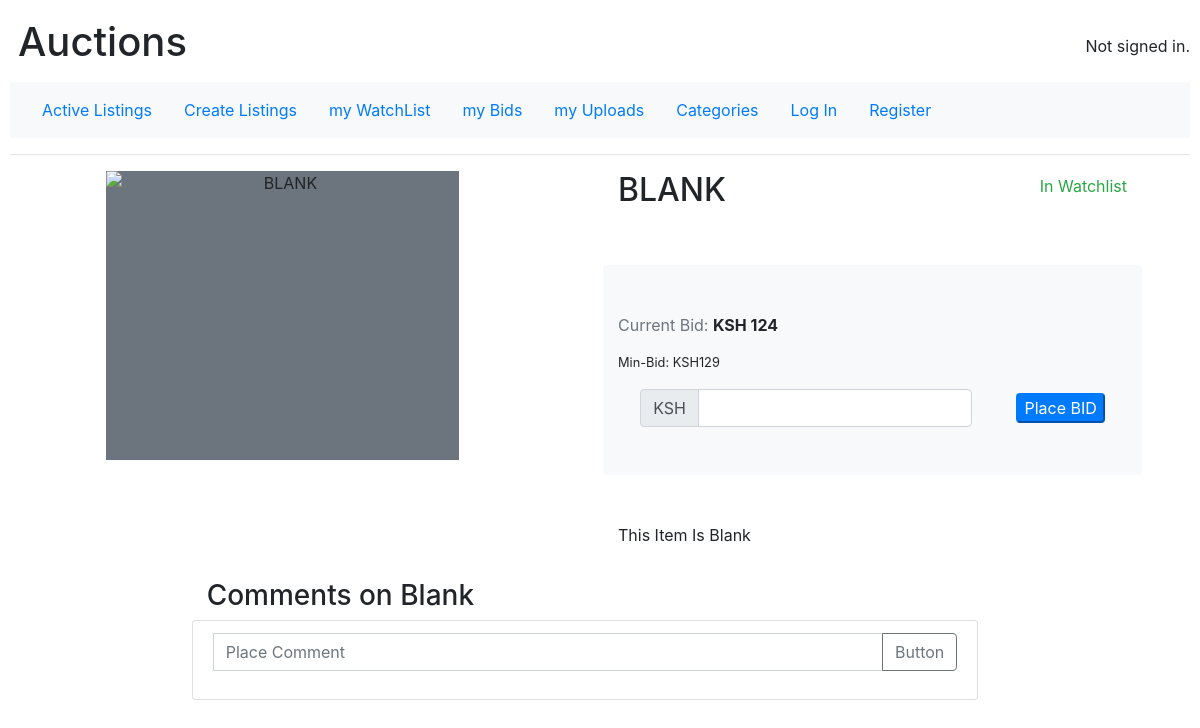
Before: /listing/2 with the older database file.
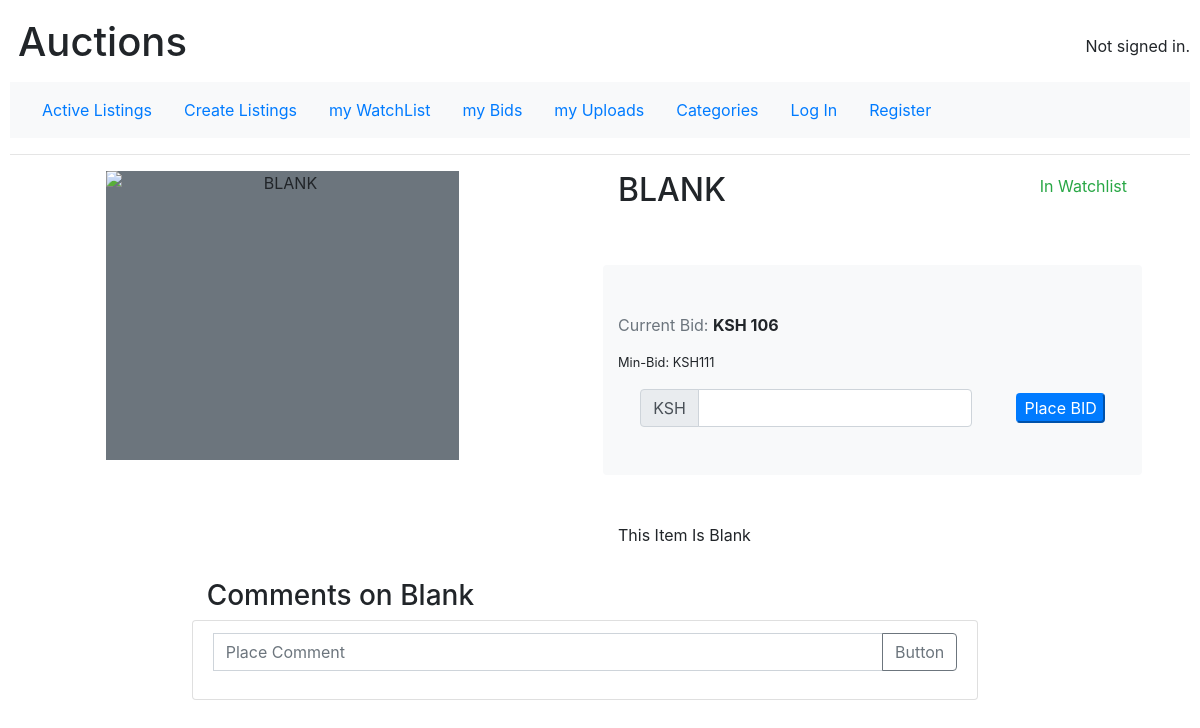
After: the same page with the newer database file.
### auctions/models.py (models this page shows, shortened)
class AuctionListing(models.Model):
    title = models.CharField(max_length=64)
    description = models.TextField()
    start_price = models.IntegerField()
    current_bid = models.IntegerField()
    photo = models.CharField(max_length=255, null = True, blank=True)
    display_button = models.BooleanField(default=True)
    creator = models.ForeignKey(User, on_delete=models.CASCADE, related_name="listing_creator")
    listing_category = models.ForeignKey(Category, default=1, on_delete=models.CASCADE, blank=True, related_name="item_category")
    listing_open = models.BooleanField(default=True)

### auctions/views.py (the view)
# urls.py: path("listing/<int:listing_id>",views.listing_page, name="listing"),
def listing_page(request, listing_id):
    listing = AuctionListing.objects.get(pk=listing_id)
    min_bid = listing.current_bid + 5
    comments = listing.listing_comment.all()
    if listing.listing_open == False:
        close = "CLOSED"
        try:
            info = Info.objects.get(won_listing=listing)
        except:
            info = ""
    else:
        close = ""
        info = ""
    try:
        condition = listing.bids.get(bidder__isnull=False)
    except:
        condition =""
    if not condition:
        close_button = False
    else:
        close_button = True
    try:
        Bid.objects.get(bid_identifier=listing_id)
        button = False
    except:
        button = True
    context = {
        "listing": listing,
        "status": listing.listing_open,
        "min_bid": min_bid,
        "info": info,
        "closed": close,
        "button": button,
        "cButton": close_button,
        "comments": comments
    }
    return render(request, "auctions/listing.html", context)

### auctions/templates/auctions/listing.html (shortened to what the changed rows need)
{% extends "auctions/layout.html" %}
{% block body %}
   <div class="row">
       {%if user == listing.creator %}
       <div class="col-6 px-5">
        <div class="d-flex align-items-center justify-content-between">
            <div><h2 class="text-uppercase">{{listing.title}} <span class="text-danger">{{closed}}</span> </h2></div>
            <div>
                {% if listing.listing_open %}
                {% if cButton %}
                <form action="{% url 'close' %}" method="POST">
                    {% csrf_token %}
                    <input name="lastBid" type="text" value="{{listing.id}}" hidden>
                    <input class="btn-danger" type="submit" value="Close Listing">
                </form>
                {%else%}
                <p class="text-info">Waiting for Bids</p>
                {%endif%}
                {%endif%}
            </div>
        </div>
        <div class="col-12">
            <p>
                <span class="text-muted">Current Bid:</span>
                <span class="font-weight-bold">KSH {{listing.current_bid}} </span>
            </p>
            <p>
                <span class="text-muted small">Inital Price:</span>
                <span class="font-weight-bold small">KSH {{listing.start_price}} </span>
            </p>
            {% if info %}
            <h3>Top-Bidder Info:  </h3>
            <p>Username: {{info.winner_Username}}</p>
            <p>Email: {{info.winner_Email}} </p>
            {%endif%}
        </div>
       </div>
        {% else %}
        {% if status %}
        <div class="col-6 px-5">
            <div class="d-flex align-items-center justify-content-between">
                <div><h2 class="text-uppercase">{{listing.title}}</h2></div>
                <div>
                    {%if button %}
                    <form action="{% url 'watchlist' %}" method="POST">
                        {% csrf_token %}
                        <input name="wList" type="text" value="{{listing.id}}" hidden>
                        <input name="page" type="number" value="2" hidden>
                        <input class="btn-success" type="submit" value="+ Watchlist">
                    </form>
                    {%else%}
                    <p class="text-success">In Watchlist</p>
                    {%endif%}
                </div>
            </div>
            <div class="row bg-light my-5 rounded py-5">
                <div class="col-12">
                    <p>
                        <span class="text-muted">Current Bid:</span>
                        <span class="font-weight-bold">KSH {{listing.current_bid}} </span>
                        </p>
                        <p class="small">Min-Bid: KSH{{min_bid}} </p>
                </div>
                <div class="col-12">
                    <form action="{% url 'bidlist' %}" method="POST">
                        <div class="d-flex align-items-center justify-content-around">
                            <div>
                            <div class="input-group">
                                <div class="input-group-prepend">
                                    <span class="input-group-text">KSH</span>
                                </div>
                                <input class="form-control" type="number" name="bid_price" min="{{min_bid}}">
                            </div>
                            </div>
                            <div><input class="btn-primary rounded" type="submit" value="Place BID"></div>
                        </div>
                    </form>
                </div>
            </div>
            <p>{{listing.description}}</p>
        </div>
        {%endif%}
        {%endif%}
        <div class="col-12 mt-3 row">
            <div class="col-sm-12 col-md-8">
                <h3>Comments on {{listing.title}}</h3>
                <ul class="list-group row">
                    <li class="list-group-item">
                    </li>
                </ul>
            </div>
        </div>
   </div>
{% endblock %}

Changed rows visible on the page:
changed AuctionListing "BLANK": current_bid "124" → "106"
Other visible differences:
{{ min_bid }}: "129" → "111"
